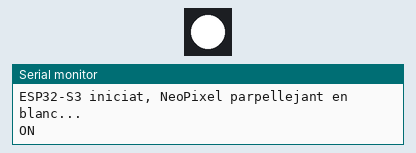
Recording of a program running on a simulated ESP32-S3. On the bench: 1 RGB LEDs in strip order, left to right, the last lines printed to the serial monitor.

Above: at 0.5 s.
At 3.5 s:
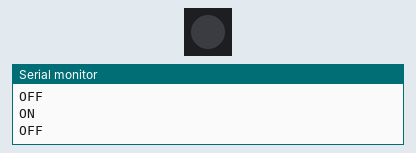
Timing chart, 0 to 4.6 s (numbered marks = the images above):
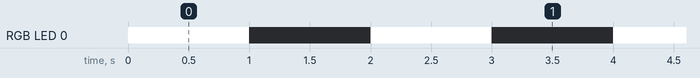

The program:

main.cpp
```cpp
#include <Arduino.h>
#include <Adafruit_NeoPixel.h>


#define LED_PIN 48  // Canvia al pin correcte si cal
#define NUM_LEDS 1  // Si només tens un LED NeoPixel
#define DELAY_TIME 1000 // Temps en mil·lisegons


Adafruit_NeoPixel strip(NUM_LEDS, LED_PIN, NEO_GRB + NEO_KHZ800);


void setup() {
    Serial.begin(115200);
    strip.begin();
    strip.show();
    Serial.println("ESP32-S3 iniciat, NeoPixel parpellejant en blanc...");
}


void loop() {
    // Encén el LED en blanc (RGB: 255, 255, 255)
    strip.setPixelColor(0, strip.Color(255, 255, 255));
    strip.show();
    Serial.println("ON");
    delay(DELAY_TIME);


    // Apaga el LED
    strip.setPixelColor(0, strip.Color(0, 0, 0));
    strip.show();
    Serial.println("OFF");
    delay(DELAY_TIME);
}
```

Measured:
- by itself, RGB LED 0: alternates RGB(255, 255, 255) for 1.0 s and off for 1.0 s
